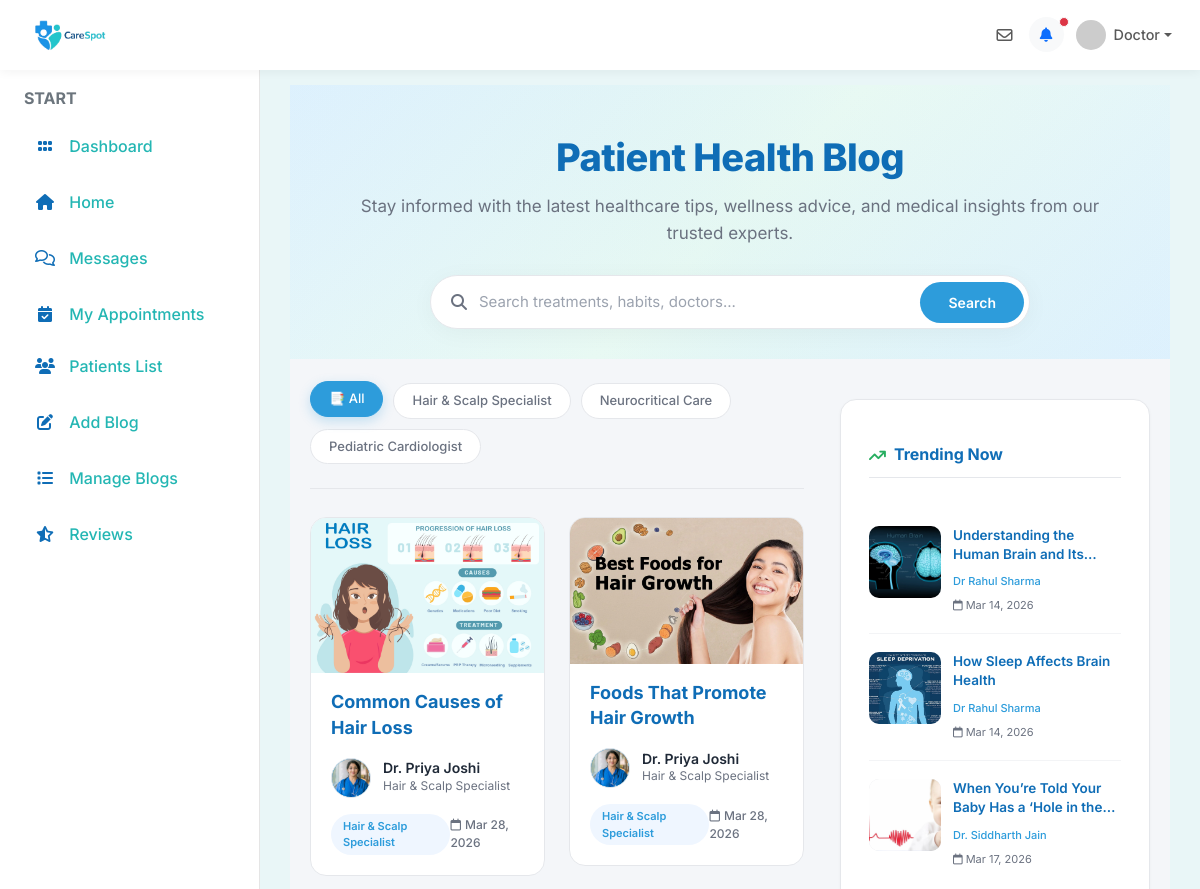
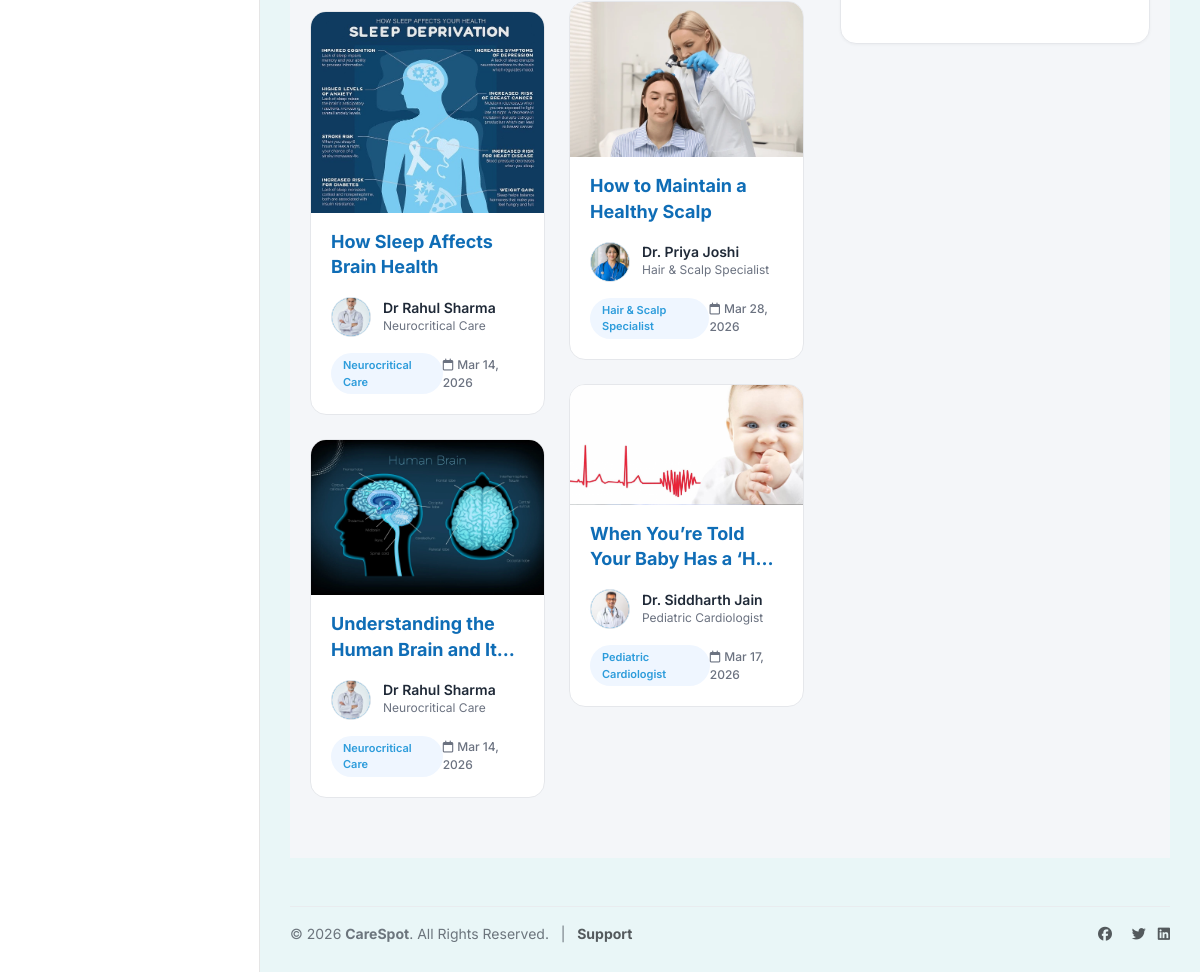
Page /patientBlogs/ on the committed database (2 pictures, top to bottom).
### user/models.py (models this page shows, shortened)
class tblSubcategory(models.Model):
    subcategoryID=models.AutoField(primary_key=True)
    subcategoryName=models.TextField(max_length=50)
    CategoryID=models.ForeignKey(tblCategory,on_delete=models.CASCADE)

class tblDoctorPost(models.Model):
    doctorPostID=models.AutoField(primary_key=True)
    doctorID=models.ForeignKey(tblDoctor,on_delete=models.CASCADE)
    title=models.TextField(max_length=100)
    description=models.TextField(max_length=500)
    thumbnail=models.ImageField(upload_to='images/')
    createDT=models.DateTimeField(auto_now_add=True)

class tblDoctor(models.Model):
    doctorID=models.AutoField(primary_key=True)
    userID=models.ForeignKey(tblUser,on_delete=models.CASCADE)
    displayName=models.TextField(max_length=50)
    displayContact=models.TextField(max_length=15)
    bio=models.TextField(max_length=500)
    subcategoryID=models.ForeignKey(tblSubcategory,on_delete=models.CASCADE)
    displayAddress=models.TextField(max_length=100)
    yearOfExperience=models.IntegerField()
    licenseNo=models.TextField(max_length=50)
    documents=models.FileField(upload_to='doctor_documents/')
    mode=models.IntegerField(default=1)
    consultationFees=models.DecimalField(max_digits=10, decimal_places=2, default=10.00)
    approval_status = models.CharField(max_length=20, default='pending', choices=[('pending', 'Pending'), ('approved', 'Approved'), ('rejected', 'Rejected')])

class tblUser(models.Model):
    userID=models.AutoField(primary_key=True)
    userName=models.TextField(max_length=50)
    password=models.TextField(max_length=10)
    registrationDT=models.DateTimeField(auto_now_add=True)
    profilePic=models.ImageField(upload_to='images/')
    email=models.TextField(max_length=100)
    mobileNumber=models.TextField(max_length=15)
    cityID=models.ForeignKey(tblCity,on_delete=models.CASCADE)
    IsDoctor=models.BooleanField(default=False)
    last_seen=models.DateTimeField(null=True, blank=True)

### user/views.py (the view)
# urls.py: path('patientBlogs/',views.patientBlogs , name='patientBlogs'),
def patientBlogs(request):
    user_id = request.session.get('user_id')
    is_following_anyone = False
    user = None
    c = None
    is_patient = False
    if user_id:
        user = tblUser.objects.filter(userID=user_id).first()
        if user:
            c = tblClient.objects.filter(userID=user.userID).first()
            if c:
                is_patient = True
    if is_patient:
        followed = tblFollow.objects.filter(userID=user).values_list('doctorID', flat=True)
        if followed.exists():
            is_following_anyone = True
            blogs = tblDoctorPost.objects.filter(doctorID__in=followed).order_by('?')
        else:
            is_following_anyone = False
            blogs = tblDoctorPost.objects.none()
    else:
        blogs = tblDoctorPost.objects.all().order_by('?')
    all_blog_categories = tblDoctorPost.objects.exclude(
        doctorID__subcategoryID__isnull=True
    ).values_list(
        'doctorID__subcategoryID__subcategoryName', flat=True
    ).distinct().order_by('doctorID__subcategoryID__subcategoryName')
    dynamic_tags = [cat for cat in all_blog_categories if cat]
    search_query = request.GET.get('search', '').strip()
    category_filter = request.GET.get('category', '').strip()
    if search_query:
        blogs = blogs.filter(
            models.Q(title__icontains=search_query) |
            models.Q(description__icontains=search_query) |
            models.Q(doctorID__subcategoryID__subcategoryName__icontains=search_query)
        )
    if category_filter:
        blogs = blogs.filter(
            doctorID__subcategoryID__subcategoryName=category_filter
        )
    trending_blogs = tblDoctorPost.objects.annotate(
        comment_count=models.Count('tblcomments', distinct=True),
        review_count=models.Count('doctorID__tblreview', distinct=True)
    ).order_by('-comment_count', '-review_count')[:3]
    c = None
    is_patient = False
    if user:
        c = tblClient.objects.filter(userID=user.userID).first()
        if c:
            is_patient = True
    if is_patient:
        base_template = 'patient_base.html'
    else:
        base_template = 'base.html'
    data = {
        'blogs': blogs,
        'trending_blogs': trending_blogs,
        'is_following_anyone': is_following_anyone,
        'recent_posts': tblDoctorPost.objects.all().order_by('-createDT')[:5],
        'user': user,
        'client': c,
        'base_template': base_template,
        'is_patient': is_patient,
        'search_query': search_query,
        'dynamic_tags': dynamic_tags,
        'category_filter': category_filter,
    }
    return render(request, 'patient_blogs.html', data)

### user/templates/patient_blogs.html (shortened to what this page needs)
{% extends base_template %}
{% block content %}
<div class="blog-page-wrapper">
  <div class="blog-hero-section">
    <div class="blog-hero-inner">
      <h1>Patient Health Blog</h1>
      <p>Stay informed with the latest healthcare tips, wellness advice, and medical insights from our trusted experts.</p>
      <form method="GET" id="search-form">
        <div class="blog-search-bar">
          <i class="fa-solid fa-magnifying-glass search-icon"></i>
          <input id="autocomplete-input" name="search" type="text" placeholder="Search treatments, habits, doctors..." value="{{ search_query|default_if_none:'' }}" />
          <button type="submit">Search</button>
        </div>
      </form>
    </div>
  </div>
  <div class="blog-page-layout">
    <div class="blog-content-main" id="dynamic-content">
      <div class="blog-categories">
        <a href="?" class="blog-cat-pill {% if not category_filter and not search_query %}active{% endif %}">📑 All</a>
        {% for tag in dynamic_tags %}
          <a href="?category={{ tag|urlencode }}" class="blog-cat-pill {% if category_filter == tag %}active{% endif %}">{{ tag }}</a>
        {% endfor %}
      </div>
      {% if blogs %}
        <div class="masonry-grid">
          {% for blog in blogs %}
          <a href="{% url 'doctorPostDetails' blog.doctorPostID %}" class="masonry-card">
            <div class="masonry-card-img-container">
              {% if blog.thumbnail %}
                <img class="masonry-card-img" src="{{ blog.thumbnail.url }}" alt="{{ blog.title }}" onerror="this.src='https://images.unsplash.com/photo-1576091160399-112ba8d25d1d?w=800&auto=format&fit=crop&q=60';" />
              {% else %}
                <img class="masonry-card-img" src="https://images.unsplash.com/photo-1576091160399-112ba8d25d1d?w=800&auto=format&fit=crop&q=60" alt="Healthcare" />
              {% endif %}
            </div>
            <div class="masonry-card-content">
              <div class="masonry-card-topic">
                <h3>{{ blog.title }}</h3>
              </div>
              <div class="masonry-card-doctor">
                {% if blog.doctorID.userID.profilePic %}
                  <img class="masonry-card-doctor-avatar" src="{{ blog.doctorID.userID.profilePic.url }}" alt="{{ blog.doctorID.displayName }}" onerror="this.style.display='none';this.nextElementSibling.style.display='flex';" />
                {% else %}
                  <div class="masonry-card-doctor-avatar-placeholder">{{ blog.doctorID.displayName|make_list|first|upper }}</div>
                {% endif %}
                <div>
                  <div class="masonry-card-doctor-name">{{ blog.doctorID.displayName }}</div>
                  {% if blog.doctorID.subcategoryID %}
                    <div class="masonry-card-doctor-spec">{{ blog.doctorID.subcategoryID.subcategoryName }}</div>
                  {% endif %}
                </div>
              </div>
              <div class="masonry-card-footer">
                {% if blog.doctorID.subcategoryID %}
                  <span class="masonry-card-badge">{{ blog.doctorID.subcategoryID.subcategoryName }}</span>
                {% endif %}
                <span class="card-date"><i class="fa-regular fa-calendar" style="margin-right:4px;"></i>{{ blog.createDT|date:"M d, Y" }}</span>
              </div>
            </div>
          </a>
          {% endfor %}
        </div>
      {% endif %}
    </div>
    <aside class="blog-content-sidebar">
      <div class="blog-widget" style="margin-top: 40px;">
        <h3 class="blog-widget-title"><i class="fa-solid fa-arrow-trend-up" style="color: var(--blog-secondary);"></i> Trending Now</h3>
        <div>
          {% for blog in trending_blogs|slice:":4" %}
          <a href="{% url 'doctorPostDetails' blog.doctorPostID %}" class="trending-item">
            {% if blog.thumbnail %}
              <img src="{{ blog.thumbnail.url }}" class="trending-item-img" alt="{{ blog.title }}" onerror="this.src='https://images.unsplash.com/photo-1576091160399-112ba8d25d1d?w=200&auto=format&fit=crop&q=60';" />
            {% else %}
              <img src="https://images.unsplash.com/photo-1576091160399-112ba8d25d1d?w=200&auto=format&fit=crop&q=60" class="trending-item-img" alt="{{ blog.title }}" />
            {% endif %}
            <div class="trending-item-info">
              <h4>{{ blog.title }}</h4>
              <span class="trending-doctor">{{ blog.doctorID.displayName }}</span>
              <br />
              <span class="trending-date"><i class="fa-regular fa-calendar" style="margin-right:3px;"></i>{{ blog.createDT|date:"M d, Y" }}</span>
            </div>
          </a>
          {% empty %}
            <p style="color: var(--blog-muted); font-size: 13px; margin: 0;">No trending posts found.</p>
          {% endfor %}
        </div>
      </div>
    </aside>
  </div>
</div>
{% endblock %}

### user/static/css/carespot-theme.css (style rules this page uses)
:root { --primary-color: #0F6DB6; --primary-dark: #0A5FA1; --secondary-color: #23B6B3; --accent-color: #3ED1C8; --background-color: #F4FAFB; --card-color: #FFFFFF; --text-color: #1E2A38; }
body { background-color: var(--background-color) !important; color: var(--text-color) !important; }
h1, h2, h3, h4, h5, h6, .h1, .h2, .h3, .h4, .h5, .h6 { color: #0F6DB6 !important; }
a { color: var(--primary-color); }

### user/templates/base.html (style rules this page uses)
:root { --bg-light: var(--background-color, #F4FAFB); --sidebar-width: 260px; }
body { font-family: 'Inter', sans-serif; background-color: var(--bg-light); overflow-x: hidden; }

### rows in the picture
tblSubcategory: subcategoryName "Hair & Scalp Specialist"
tblSubcategory: subcategoryName "Neurocritical Care"
tblSubcategory: subcategoryName "Pediatric Cardiologist"
tblDoctorPost: thumbnail (picture), title "Common Causes of Hair Loss", doctorID.userID.profilePic (picture), doctorID.displayName "Dr. Priya Joshi", doctorID.subcategoryID.subcategoryName "Hair & Scalp Specialist", createDT "Mar 28, 2026"
tblDoctorPost: thumbnail (picture), title "How Sleep Affects Brain Health", doctorID.userID.profilePic (picture), doctorID.displayName "Dr Rahul Sharma", doctorID.subcategoryID.subcategoryName "Neurocritical Care", createDT "Mar 14, 2026"
tblDoctorPost: thumbnail (picture), title "Understanding the Human Brain and…", doctorID.userID.profilePic (picture), doctorID.displayName "Dr Rahul Sharma", doctorID.subcategoryID.subcategoryName "Neurocritical Care", createDT "Mar 14, 2026"
tblDoctorPost: thumbnail (picture), title "Foods That Promote Hair Growth", doctorID.userID.profilePic (picture), doctorID.displayName "Dr. Priya Joshi", doctorID.subcategoryID.subcategoryName "Hair & Scalp Specialist", createDT "Mar 28, 2026"
tblDoctorPost: thumbnail (picture), title "How to Maintain a Healthy Scalp", doctorID.userID.profilePic (picture), doctorID.displayName "Dr. Priya Joshi", doctorID.subcategoryID.subcategoryName "Hair & Scalp Specialist", createDT "Mar 28, 2026"
tblDoctorPost: thumbnail (picture), title "When You’re Told Your Baby Has a…", doctorID.userID.profilePic (picture), doctorID.displayName "Dr. Siddharth Jain", doctorID.subcategoryID.subcategoryName "Pediatric Cardiologist", createDT "Mar 17, 2026", title "When You’re Told Your Baby Has a ‘Hole in…"

### other values in the picture
{{ request.session.displayName|default:"Doctor" }} "Doctor"
